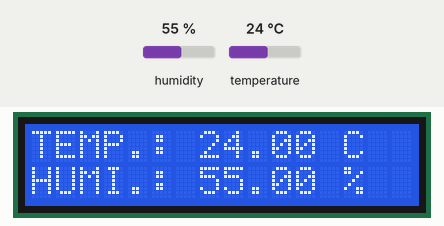
Simulated run of this sketch. Board: Arduino Uno, built with avr-gcc and run on an emulated ATmega328P. Parts: 16×2 character LCD. The test bench sets the inputs (shaded band); at power-on: humidity 55 %, temperature 24 °C.

Above: at 1.2 s.
1.3 s: humidity set to 22 %
At 2.5 s:
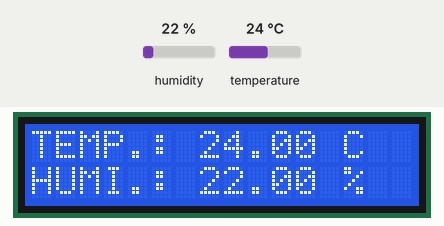
3.5 s: temperature set to 12 °C
At 4.8 s:
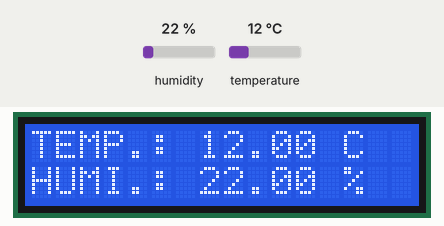
5.6 s: humidity set to 40 %
At 7.1 s:
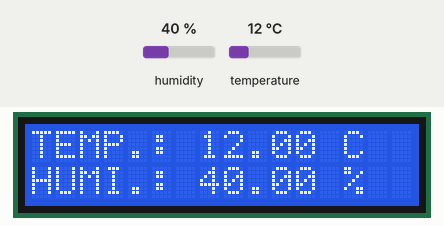
7.6 s: temperature set to 19 °C
At 9.3 s:
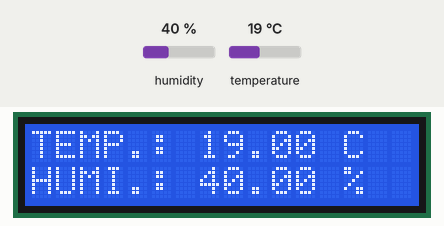
Timing chart, 0 to 10.6 s (numbered marks = the images above; inputs shaded):
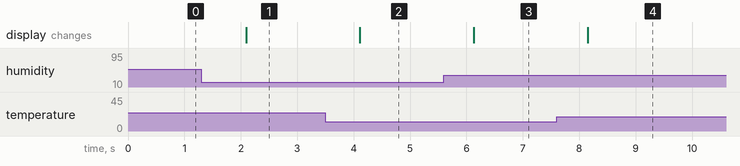

Measured:
- after the input at 1.3 s, the display: changes after 0.79 s (image 1)
- after the input at 3.5 s, the display: changes after 0.61 s (image 2)
- after the input at 5.6 s, the display: changes after 0.53 s (image 3)
- after the input at 7.6 s, the display: changes after 0.55 s (image 4)

The sketch:

Sensor_07_HumiditySensor.ino
```cpp
//SK.Tanzir Mehedi Shawon
//Department of ICT
//MBSTU
//Date-18-05-2018

#include <LiquidCrystal.h>
#include <dht.h>
#define dataPin 8
LiquidCrystal lcd(1, 2, 4, 5, 6, 7);
dht DHT;
void setup() {
  lcd.begin(16,2);
}
void loop() {
  int readData = DHT.read22(dataPin);
  float t = DHT.temperature;
  float h = DHT.humidity;
  lcd.setCursor(0,0);
  lcd.print("TEMP.: ");
  lcd.print(t);
  lcd.print(" C");
  lcd.setCursor(0,1);
  lcd.print("HUMI.: ");
  lcd.print(h);
  lcd.print(" %");
  delay(1000);
}
```
